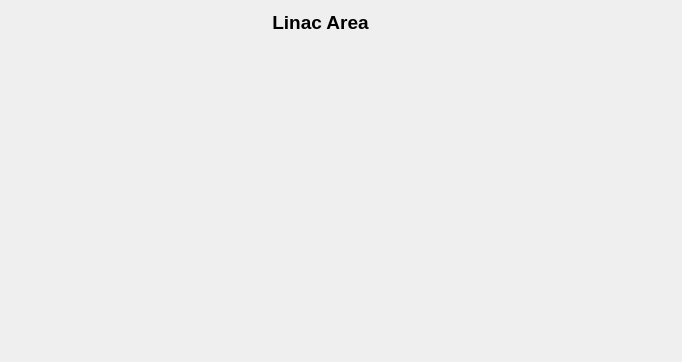
       <widget class="QWidget" name="tab_2">
        <attribute name="title">
         <string>Linac Area</string>
        </attribute>
        <widget class="QLabel" name="LinacArea">
         <property name="geometry">
          <rect>
           <x>58</x>
           <y>70</y>
           <width>615</width>
           <height>283</height>
          </rect>
         </property>
         <property name="text">
          <string/>
         </property>
        </widget>
        <widget class="PyDMDrawingRectangle" name="LA_MBTemp01">
         <property name="geometry">
          <rect>
           <x>472</x>
           <y>270</y>
           <width>20</width>
           <height>15</height>
          </rect>
         </property>
         <property name="toolTip">
          <string/>
         </property>
         <property name="brush" stdset="0">
          <brush brushstyle="SolidPattern">
           <color alpha="255">
            <red>0</red>
            <green>0</green>
            <blue>255</blue>
           </color>
          </brush>
         </property>
        </widget>
        <widget class="PyDMDrawingRectangle" name="LA_MBTemp02">
         <property name="geometry">
          <rect>
           <x>472</x>
           <y>212</y>
           <width>20</width>
           <height>15</height>
          </rect>
         </property>
         <property name="toolTip">
          <string/>
         </property>
         <property name="brush" stdset="0">
          <brush brushstyle="SolidPattern">
           <color alpha="255">
            <red>0</red>
            <green>0</green>
            <blue>255</blue>
           </color>
          </brush>
         </property>
        </widget>
        <widget class="PyDMDrawingRectangle" name="LA_MBTemp03">
         <property name="geometry">
          <rect>
           <x>472</x>
           <y>182</y>
           <width>20</width>
           <height>15</height>
          </rect>
         </property>
         <property name="toolTip">
          <string/>
         </property>
         <property name="brush" stdset="0">
          <brush brushstyle="SolidPattern">
           <color alpha="255">
            <red>0</red>
            <green>0</green>
            <blue>255</blue>
           </color>
          </brush>
         </property>
        </widget>
        <widget class="PyDMDrawingRectangle" name="LA01_ChTop">
         <property name="geometry">
          <rect>
           <x>506</x>
           <y>270</y>
           <width>20</width>
           <height>15</height>
          </rect>
         </property>
         <property name="toolTip">
          <string/>
         </property>
         <property name="brush" stdset="0">
          <brush brushstyle="SolidPattern">
           <color alpha="255">
            <red>0</red>
            <green>255</green>
            <blue>0</blue>
           </color>
          </brush>
         </property>
        </widget>
        <widget class="PyDMDrawingRectangle" name="LA03_ChTop">
         <property name="geometry">
          <rect>
           <x>506</x>
           <y>212</y>
           <width>20</width>
           <height>15</height>
          </rect>
         </property>
         <property name="toolTip">
          <string/>
         </property>
         <property name="brush" stdset="0">
          <brush brushstyle="SolidPattern">
           <color alpha="255">
            <red>0</red>
            <green>255</green>
            <blue>0</blue>
           </color>
          </brush>
         </property>
        </widget>
        <widget class="PyDMDrawingRectangle" name="LA04_ChTop">
         <property name="geometry">
          <rect>
           <x>506</x>
           <y>182</y>
           <width>20</width>
           <height>15</height>
          </rect>
         </property>
         <property name="toolTip">
          <string/>
         </property>
         <property name="brush" stdset="0">
          <brush brushstyle="SolidPattern">
           <color alpha="255">
            <red>0</red>
            <green>255</green>
            <blue>0</blue>
           </color>
          </brush>
         </property>
        </widget>
        <widget class="PyDMDrawingRectangle" name="LA01_ChDown">
         <property name="geometry">
          <rect>
           <x>530</x>
           <y>270</y>
           <width>20</width>
           <height>15</height>
          </rect>
         </property>
         <property name="toolTip">
          <string/>
         </property>
         <property name="brush" stdset="0">
          <brush brushstyle="SolidPattern">
           <color alpha="255">
            <red>0</red>
            <green>255</green>
            <blue>0</blue>
           </color>
          </brush>
         </property>
        </widget>
        <widget class="PyDMDrawingRectangle" name="LA03_ChDown">
         <property name="geometry">
          <rect>
           <x>530</x>
           <y>212</y>
           <width>20</width>
           <height>15</height>
          </rect>
         </property>
         <property name="toolTip">
          <string/>
         </property>
         <property name="brush" stdset="0">
          <brush brushstyle="SolidPattern">
           <color alpha="255">
            <red>0</red>
            <green>255</green>
            <blue>0</blue>
           </color>
          </brush>
         </property>
        </widget>
        <widget class="PyDMDrawingRectangle" name="LA04_ChDown">
         <property name="geometry">
          <rect>
           <x>530</x>
           <y>182</y>
           <width>20</width>
           <height>15</height>
          </rect>
         </property>
         <property name="toolTip">
          <string/>
         </property>
         <property name="brush" stdset="0">
          <brush brushstyle="SolidPattern">
           <color alpha="255">
            <red>0</red>
            <green>255</green>
            <blue>0</blue>
           </color>
          </brush>
         </property>
        </widget>
        <widget class="PyDMDrawingRectangle" name="LA02_ChTop">
         <property name="geometry">
          <rect>
           <x>506</x>
           <y>240</y>
           <width>20</width>
           <height>15</height>
          </rect>
         </property>
         <property name="toolTip">
          <string/>
         </property>
         <property name="brush" stdset="0">
          <brush brushstyle="SolidPattern">
           <color alpha="255">
            <red>0</red>
            <green>255</green>
            <blue>0</blue>
           </color>
          </brush>
         </property>
        </widget>
        <widget class="PyDMDrawingRectangle" name="LA02_ChDown">
         <property name="geometry">
          <rect>
           <x>530</x>
           <y>240</y>
           <width>20</width>
           <height>15</height>
          </rect>
         </property>
         <property name="toolTip">
          <string/>
         </property>
         <property name="brush" stdset="0">
          <brush brushstyle="SolidPattern">
           <color alpha="255">
            <red>0</red>
            <green>255</green>
            <blue>0</blue>
           </color>
          </brush>
         </property>
        </widget>
        <widget class="QLabel" name="label_12">
         <property name="geometry">
          <rect>
           <x>2</x>
           <y>9</y>
           <width>637</width>
           <height>27</height>
          </rect>
         </property>
         <property name="text">
          <string>&lt;html&gt;&lt;head/&gt;&lt;body&gt;&lt;p align=&quot;center&quot;&gt;&lt;span style=&quot; font-size:14pt; font-weight:600;&quot;&gt;Linac Area&lt;/span&gt;&lt;/p&gt;&lt;/body&gt;&lt;/html&gt;</string>
         </property>
        </widget>
       </widget>
